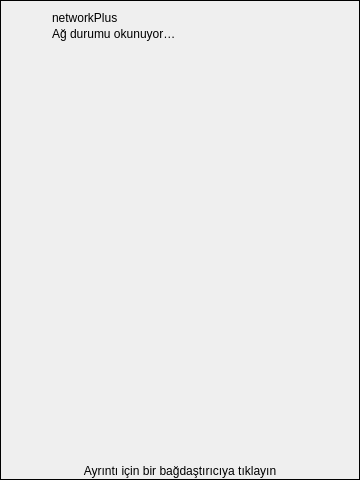
<?xml version="1.0" encoding="UTF-8"?>
<ui version="4.0">
 <class>TrayPopup</class>
 <widget class="QFrame" name="TrayPopup">
  <property name="geometry">
   <rect><x>0</x><y>0</y><width>360</width><height>480</height></rect>
  </property>
  <property name="windowTitle">
   <string notr="true">networkPlus</string>
  </property>
  <property name="frameShape">
   <enum>QFrame::Box</enum>
  </property>
  <layout class="QVBoxLayout" name="layoutMain">
   <property name="spacing"><number>0</number></property>
   <property name="leftMargin"><number>1</number></property>
   <property name="topMargin"><number>1</number></property>
   <property name="rightMargin"><number>1</number></property>
   <property name="bottomMargin"><number>1</number></property>
   <item>
    <widget class="QFrame" name="frameHeader">
     <layout class="QHBoxLayout" name="layoutHeader">
      <property name="spacing"><number>8</number></property>
      <property name="leftMargin"><number>10</number></property>
      <property name="topMargin"><number>8</number></property>
      <property name="rightMargin"><number>10</number></property>
      <property name="bottomMargin"><number>8</number></property>
      <item>
       <widget class="QLabel" name="lblAppIcon">
        <property name="minimumSize"><size><width>32</width><height>32</height></size></property>
        <property name="maximumSize"><size><width>32</width><height>32</height></size></property>
       </widget>
      </item>
      <item>
       <layout class="QVBoxLayout" name="layoutTitle">
        <property name="spacing"><number>0</number></property>
        <item>
         <widget class="QLabel" name="lblTitle">
          <property name="text"><string notr="true">networkPlus</string></property>
         </widget>
        </item>
        <item>
         <widget class="QLabel" name="lblSummary">
          <property name="text"><string>Ağ durumu okunuyor…</string></property>
         </widget>
        </item>
       </layout>
      </item>
     </layout>
    </widget>
   </item>
   <item>
    <widget class="QScrollArea" name="scroll">
     <property name="frameShape"><enum>QFrame::NoFrame</enum></property>
     <property name="horizontalScrollBarPolicy"><enum>Qt::ScrollBarAlwaysOff</enum></property>
     <property name="widgetResizable"><bool>true</bool></property>
     <widget class="QWidget" name="rowsContainer">
      <layout class="QVBoxLayout" name="layoutRows">
       <property name="spacing"><number>0</number></property>
       <property name="leftMargin"><number>0</number></property>
       <property name="topMargin"><number>0</number></property>
       <property name="rightMargin"><number>0</number></property>
       <property name="bottomMargin"><number>0</number></property>
      </layout>
     </widget>
    </widget>
   </item>
   <item>
    <widget class="QLabel" name="lblHint">
     <property name="text"><string>Ayrıntı için bir bağdaştırıcıya tıklayın</string></property>
     <property name="alignment"><set>Qt::AlignCenter</set></property>
    </widget>
   </item>
  </layout>
 </widget>
 <resources/>
 <connections/>
</ui>
